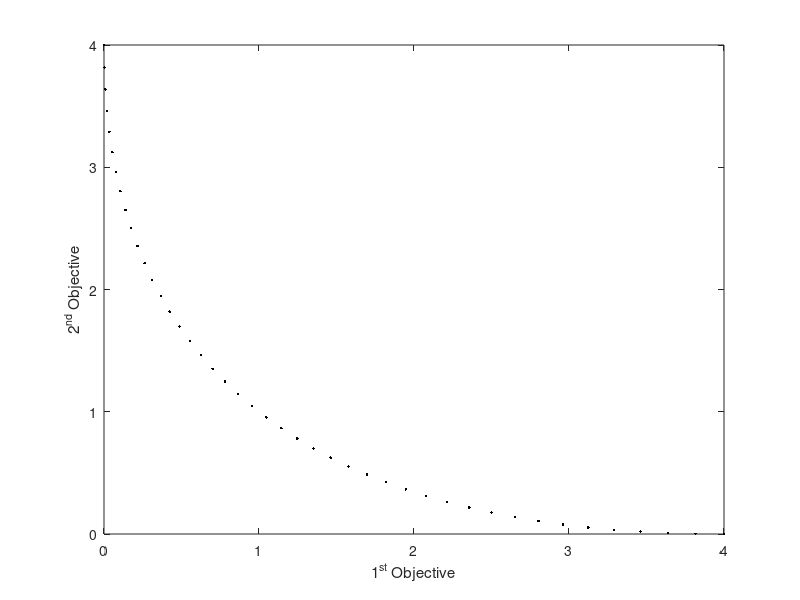

Write the MATLAB code that produced this figure.
load('SYM_PART_simple.mat');

plot(PF(:, 1), PF(:, 2), 'k.');
xlabel('1^{st} Objective');
ylabel('2^{nd} Objective');
